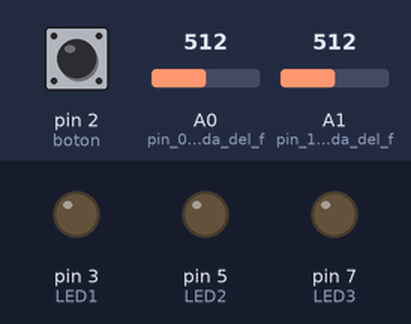
Recording of a sketch running on a simulated Arduino Leonardo, built with avr-gcc and run on an emulated ATmega32U4. Shown: output pins drawn as LEDs (lit = HIGH). Inputs (shaded band) come from the test bench; at power-on: pin 2 (boton) LOW, A0 (pin_0A_como_entrada_del_f) = 512, A1 (pin_1A_como_entrada_del_f) = 512. USB keyboard and mouse output is not drawn; what the sketch prints to the serial monitor is not drawn.

Above: at 1.2 s.
1.3 s: pin 2 (boton) pulled HIGH for 0.15 s
At 3.2 s:
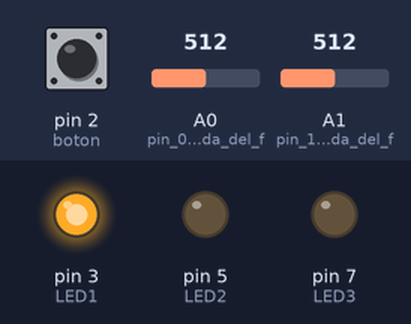
4.0 s: pin 2 (boton) pulled HIGH for 1 s
At 7.0 s:
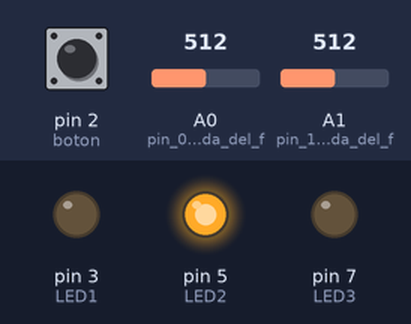
7.4 s: pin 2 (boton) pulled HIGH for 0.15 s
At 9.1 s:
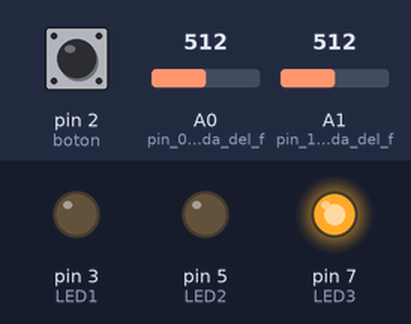
10.1 s: pin 2 (boton) pulsed HIGH 2 times (0.12 s each, 0.3 s apart)
At 12.3 s:
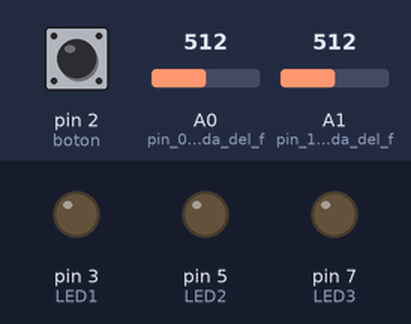
12.8 s: pin 2 (boton) pulled HIGH for 3.2 s
At 17.8 s:
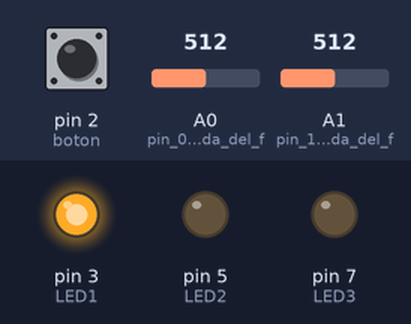
Timing chart, 0 to 19.3 s (numbered marks = the images above; inputs shaded):
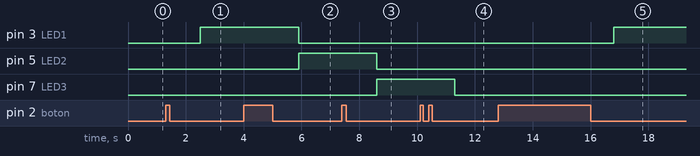

Measured:
- after the input at 1.3 s, pin 3 (LED1): LOW → HIGH after 1.2 s
- after the input at 4.0 s, pin 3 (LED1): HIGH → LOW after 1.9 s; pin 5 (LED2): LOW → HIGH after 1.9 s
- after the input at 7.4 s, pin 5 (LED2): HIGH → LOW after 1.2 s; pin 7 (LED3): LOW → HIGH after 1.2 s
- after the input at 10.1 s, pin 7 (LED3): HIGH → LOW after 1.2 s
- after the input at 12.8 s, pin 3 (LED1): LOW → HIGH after 4.0 s

The sketch:

TecladoFlex7.11.ino
```cpp
#include "Keyboard.h"		// incluye libreria Keyboard

int LED1=3;
int LED2=5;
int LED3=7;
int conta=0;

void setup() {
  pinMode(2,INPUT); //boton
  pinMode(3,OUTPUT);
  pinMode(5,OUTPUT);
  pinMode(7,OUTPUT);

  pinMode(A0,INPUT);	// pin 0A como entrada del flex 41
  pinMode(A1,INPUT);  // pin 1A como entrada del flex 19
  Keyboard.begin();				// inicio de emulacion de teclado
  Serial.begin(9600);
}

void loop() {
  if(digitalRead(2) == HIGH ){// BOTON INICIO
  delay(700);
    if(digitalRead(2) == LOW ){ //contador de aprentar el boton
      conta++;
    if(conta == 4){
      conta=0;
    }
    Serial.println(conta);
    delay(500);

    }
    if(conta==0){
    if(digitalRead(2)== LOW){
    digitalWrite(LED1,LOW);
    digitalWrite(LED2,LOW);
    digitalWrite(LED3,LOW);
    Serial.println("APAGADO");
    }


  }

    if(conta==1){
    if(digitalRead(2)== LOW){
    digitalWrite(LED1,HIGH);
    digitalWrite(LED2,LOW);
    digitalWrite(LED3,LOW);
    Serial.println("AMARILLO");
    Serial.println("FACIL");
    }

  }

    if(conta==2){
    if(digitalRead(2)== LOW){
    digitalWrite(LED1,LOW);
    digitalWrite(LED2,HIGH);
    digitalWrite(LED3,LOW);
    Serial.println("ROJO");
    Serial.println("NORMAL");
    }

  }

    if(conta==3){
    if(digitalRead(2)== LOW){
    digitalWrite(LED1,LOW);
    digitalWrite(LED2,LOW);
    digitalWrite(LED3,HIGH);
    Serial.println("VERDE");
    Serial.println("DIFICIL");
    }
  }
  }// BOTON FIN
  //CALCULOS DE FLEX
  //
  float ax=analogRead(A0);
  // //calculo en porcentaje
  float ay=(ax-997)/19;
  // //mostrar el porcentaje que fue doblado el flex
  // // Serial.println(ay);
  // //CALCULO DEL FLEX2
  float bx=analogRead(A1);
  // //calculo en porcentaje
  float by=(bx-991)/20;
  // //mostrar el porcentaje que fue doblado el flex
  // // Serial.println(by);

//APAGADO
  if(conta==0){
    Serial.println("CERO");
  }
// FACIL
  if(conta==1){
      if (ay>0.15) {		// si el dedo hace flexion
        Keyboard.press(KEY_LEFT_ARROW);
      }

      if (ay <-0.10) {		// si el dedo hace extension
        Keyboard.press(KEY_RIGHT_ARROW);
      }
      if (ay < 0.15 && ay> -0.10){ // si el dedo esta en reposo
       Keyboard.releaseAll(); // para dejar de presionar algun boton si no se hace nada con el dedo
      }

       if (by>0.14) {		// si el dedo hace flexion
        Keyboard.press(KEY_DOWN_ARROW);
      }

      if (by <-0.09) {		// si el dedo hace extension
        Keyboard.press(KEY_UP_ARROW);
      }
      if (by < 0.14 && by> -0.09){ // si el dedo esta en reposo
       Keyboard.releaseAll(); // para dejar de presionar algun boton si no se hace nada con el dedo
      }
  }

  //NORMAL
  if(conta==2){
        if (ay>0.54) {		// si el dedo hace flexion
        Keyboard.press(KEY_LEFT_ARROW);
      }

      if (ay <-0.32) {		// si el dedo hace extension
        Keyboard.press(KEY_RIGHT_ARROW);
      }
      if (ay < 0.54 && ay> -0.32){ // si el dedo esta en reposo
       Keyboard.releaseAll(); // para dejar de presionar algun boton si no se hace nada con el dedo
      }

       if (by>0.39) {		// si el dedo hace flexion
        Keyboard.press(KEY_DOWN_ARROW);
      }

      if (by <-0.19) {		// si el dedo hace extension
        Keyboard.press(KEY_UP_ARROW);
      }
      if (by < 0.39 && by> -0.19){ // si el dedo esta en reposo
       Keyboard.releaseAll(); // para dejar de presionar algun boton si no se hace nada con el dedo
      }
  }

  //DIFICL
  if(conta==3){
        if (ay>0.74) {		// si el dedo hace flexion
        Keyboard.press(KEY_LEFT_ARROW);
      }

      if (ay <-0.60) {		// si el dedo hace extension
        Keyboard.press(KEY_RIGHT_ARROW);
      }
      if (ay < 0.74 && ay> -0.60){ // si el dedo esta en reposo
       Keyboard.releaseAll(); // para dejar de presionar algun boton si no se hace nada con el dedo
      }

       if (by>0.64) {		// si el dedo hace flexion
        Keyboard.press(KEY_DOWN_ARROW);
      }

      if (by <-0.29) {		// si el dedo hace extension
        Keyboard.press(KEY_UP_ARROW);
      }
      if (by < 0.64 && by> -0.29){ // si el dedo esta en reposo
       Keyboard.releaseAll(); // para dejar de presionar algun boton si no se hace nada con el dedo
      }
  }

}
```
